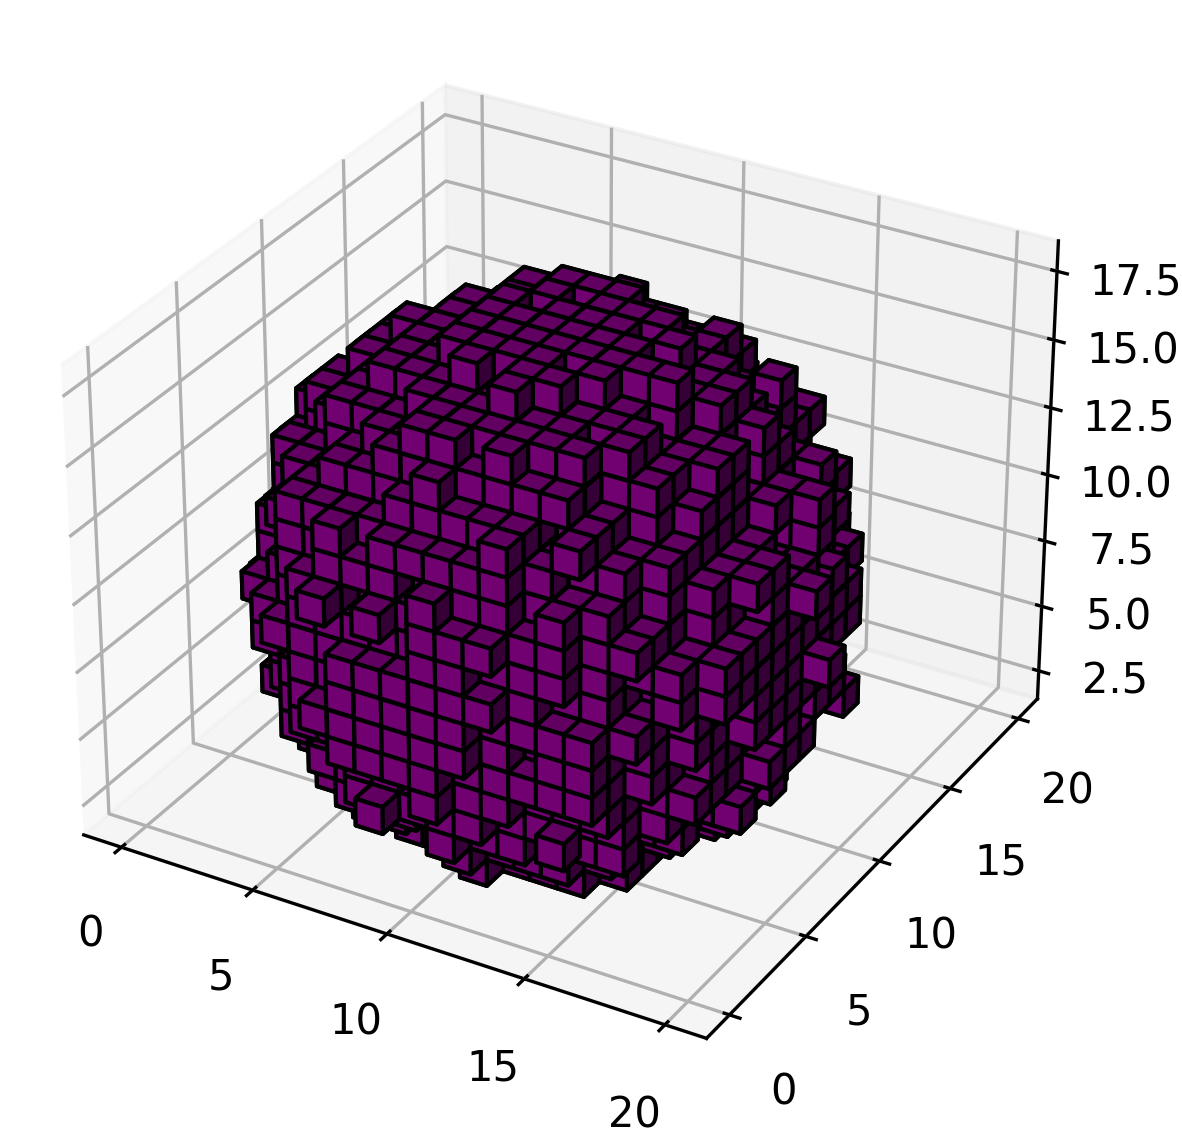

Write the Python code that produced this figure.
import matplotlib.pyplot as plt
import numpy as np

data = open("18.txt").read().strip()
lines = [tuple([int(y) for y in x.split(",")]) for x in data.split("\n")]

minmax = [[lines[0][0], lines[0][0]], [lines[0][1], lines[0][1]], [lines[0][2], lines[0][2]]]
for line in lines:
	for i in range(3):
		if line[i] < minmax[i][0]:
			minmax[i][0] = line[i]
		elif line[i] > minmax[i][1]:
			minmax[i][1] = line[i]
mx, my, mz = minmax[0], minmax[1], minmax[2]
maxr = max(mx[1]-mx[0], my[1]-my[0], mz[1]-mz[0])

# 3d voxel plot
voxels = np.zeros((maxr+1, maxr+1, maxr+1), dtype=bool)
for x,y,z in lines:
	voxels[x-mx[0], y-my[0], z-mz[0]] = True

ax = plt.figure().add_subplot(projection='3d')
ax.voxels(voxels, facecolors='purple', edgecolor='k')
ax.set_aspect('equal')

plt.savefig("18vis.png", bbox_inches='tight', pad_inches=0, dpi=300)